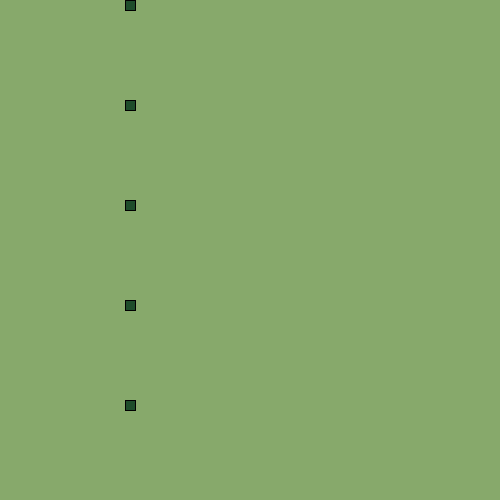
Frame 1 (no input)
Frame 60 (the mouse pressed at the canvas centre just before this capture): identical to frame 1, image omitted
Frame 120 (the mouse held since frame 60 and released just before this capture): identical to frame 1, image omitted

The Processing sketch that drew this single still picture (run headless with seeded random() and noise(); from frame 60 on, the mouse is pressed at the canvas centre):

// Processing sketch: processing_66949
// ── processing_66949.pde

int[] lON;
int[] sizeRec;

void setup() {
  size(500, 500);

  lON = new int[5];
  for (int i = 0; i < lON.length; i++) { // .length indicates the length of the array.
    lON[i] = i*100;
  }
  
  sizeRec = new int[5];
  for(int i = 0; i < sizeRec.length; i++){
    sizeRec[i] = 10;
  }
  
}

void draw() {
 background(135, 169, 107);
  
  for (int i = 0; i < lON.length; i++) {
     if(mouseX > 125 && mouseX < (125 + sizeRec[i]) 
     && mouseY > lON[i] && mouseY < (lON[i] + sizeRec[i]) && mousePressed == true){
       fill(255, 165, 0);
       sizeRec[i]++;

     }
     
     else{
      fill(30, 77, 43); 
     }
    rect(125, lON[i], sizeRec[i], sizeRec[i]);
  }
  
  
}
